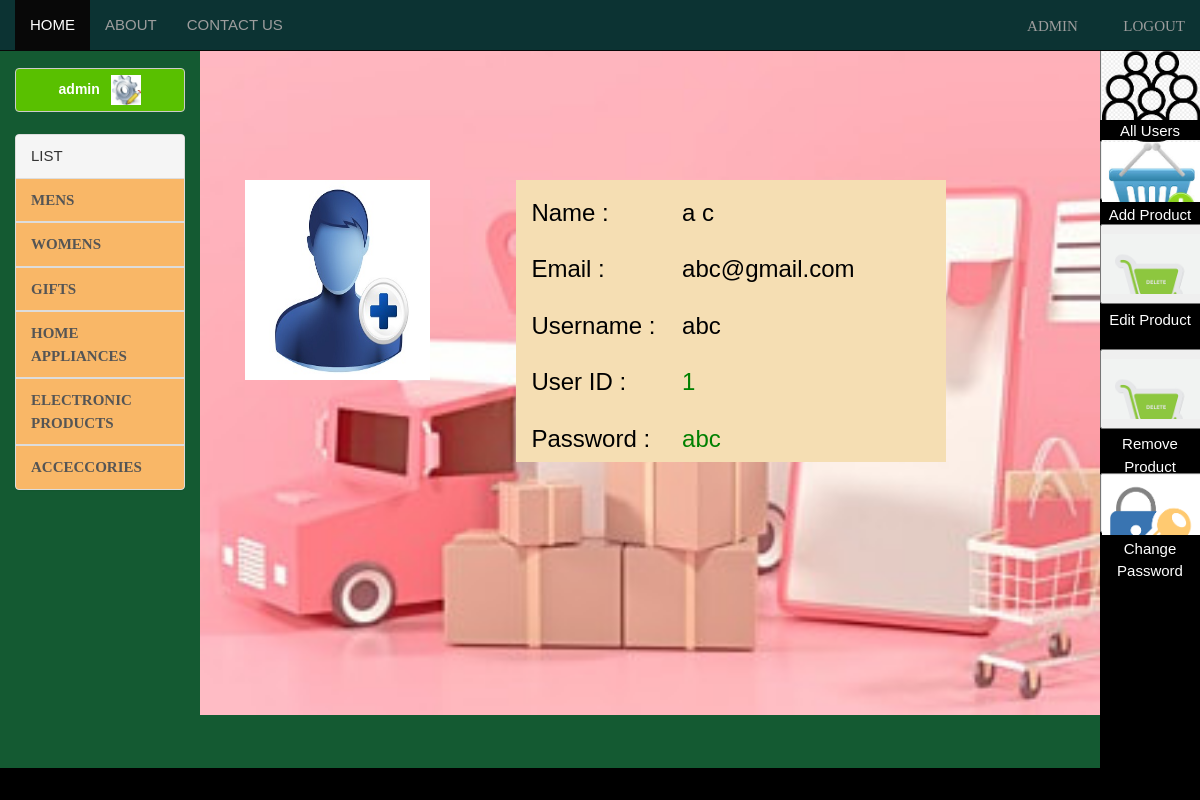
Page /profile.php (signed in) on the committed database.
### tables this page shows
CREATE TABLE `user` (
  `id` int(30) NOT NULL,
  `uname` varchar(60) NOT NULL,
  `fname` varchar(60) NOT NULL,
  `lname` varchar(60) NOT NULL,
  `email` varchar(100) NOT NULL,
  `pass` varchar(60) NOT NULL,
  `image` varchar(100) DEFAULT 'images/users/3.jpg'
);

### profile.php (the view)
<?php
		include 'includes/header.php';
		include 'includes/left-bar.php';
		include 'config/database.php';
?>
<div class="col-md-10" style="background: url('images/prof.jpg') no-repeat;background-size: 100%;min-height:670px;"">
		<br/><br/><br/><br/><br/>
		<div class="col-md-11">
		<br/>
		<?php
			if(isset($_REQUEST['profile']))
			{
				$profile=$_REQUEST['profile'];
			}
			else
			{
				$profile=$_SESSION['suid'];
			}
			$res=mysqli_query($link,"select * from user where id='$profile'")or die(mysql_error());
			while($arr=mysqli_fetch_row($res))
			{
				echo "<div class='col-md-3 game'>";
				if($arr[6]!='')
					echo "<img src='$arr[6]'/>";
				else
					echo "<img src='images/icons/3.jpg'/>";
				echo "</div>";
				echo "<div class='col-md-1 game'>";
				echo "</div>";
				echo "<div class='col-md-6 game' style='background:#f5deb3;'>";
					echo "<table><tr><td><h3 style='color:black;'>Name : </h3></td><td><h3 style='color:black;'>$arr[2] $arr[3]</h3></td></tr>";
					echo "<tr><td><h3 style='color:black;'>Email : </h3></td><td><h3 style='color:black;'>$arr[4]</h3></td></tr>";
					echo "<tr><td><h3 style='color:black;'>Username : &nbsp;&nbsp;&nbsp;</h3></td><td><h3 style='color:black;'>$arr[1]</h3></td></tr>";
					if(isset($_SESSION['sadmin']) && $_SESSION['sadmin']==1)
					{
						echo "<tr><td><h3 style='color:black;'>User ID : </h3></td><td><h3 style='color:green;'>$arr[0]</h3></td></tr>";
						echo "<tr><td><h3 style='color:black;'>Password : </h3></td><td><h3 style='color:green;'>$arr[5]</h3></td></tr>";
					}
					echo "</table>";
				echo "</div>";
			}
		?>
	</div>
	</div>
	<?php
		if(isset($_SESSION['sadmin']))
		{
			include 'includes/adminDashboardMenu.php';
		}
		else
		{
			include 'includes/dashboardMenu.php';
		}
	?>
<?php include 'includes/footer.php'?>

### css/style.css (style rules this page uses)
* { margin: 0; padding: 0; }
body { font-family: arial; font-size: 15px; color: white; line-height: 1.5em; background: #f4f4f4 }
.game { display:relative; }
.game img { height:200px; width: 100%; }

### rows in the picture
user: fname "a", lname "c", email "abc@gmail.com", uname "abc", id "1", pass "abc"

### other values in the picture
$_SESSION['suname'] "admin"
